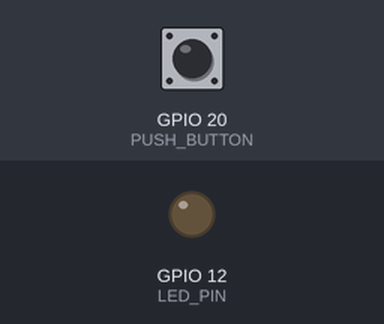
Bench run of a program on a simulated Raspberry Pi (BCM pin numbers). Parts: output pins drawn as LEDs (lit = HIGH). The inputs (shaded band) are chosen by the test bench; at power-on: GPIO 20 (PUSH_BUTTON) LOW.

Above: at 1.2 s.
1.3 s: GPIO 20 (PUSH_BUTTON) pulled HIGH for 0.15 s
At 1.37 s:
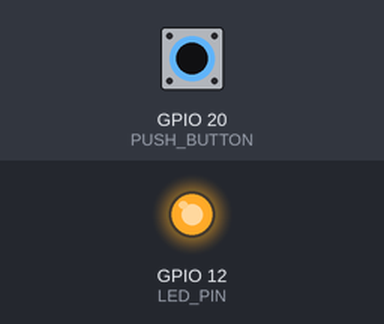
2.9 s: GPIO 20 (PUSH_BUTTON) pulled HIGH for 3.2 s
At 6.7 s:
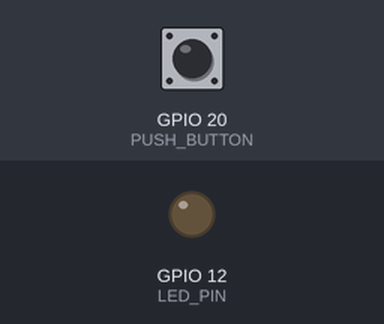
Timing chart, 0 to 8.2 s (numbered marks = the images above; inputs shaded):
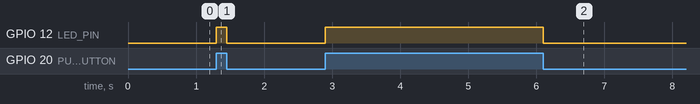

The program:

main.py
```python
import RPi.GPIO as GPIO
import time

LED_PIN = 12
PUSH_BUTTON = 20
VALUE_PUSH_BUTTON = 0

GPIO.setmode(GPIO.BCM)
GPIO.setup(LED_PIN, GPIO.OUT)
GPIO.setup(PUSH_BUTTON, GPIO.IN)  # set the button as an input

try:
    while True:
        # Read the button state
        VALUE_PUSH_BUTTON = GPIO.input(PUSH_BUTTON)
        if VALUE_PUSH_BUTTON == GPIO.HIGH:
            GPIO.output(LED_PIN, GPIO.HIGH)
        else:
            GPIO.output(LED_PIN, GPIO.LOW)

except KeyboardInterrupt:
    GPIO.cleanup()
```

Measured:
- after the input at 1.3 s, GPIO 12 (LED_PIN): LOW → HIGH at once, → LOW 0.15 s later
- after the input at 2.9 s, GPIO 12 (LED_PIN): LOW → HIGH at once, → LOW 3.2 s later
